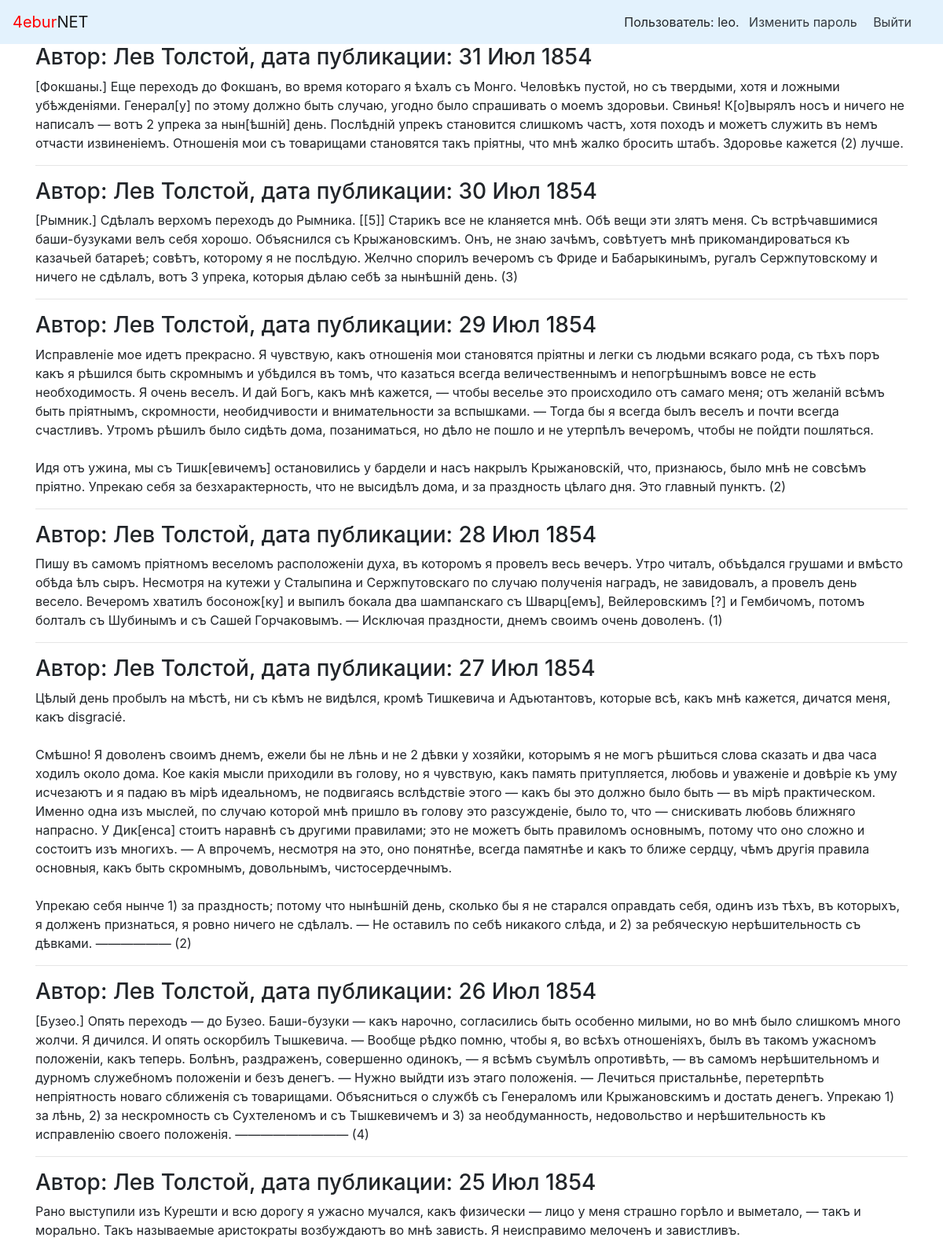
Screenshot of / (signed in, upper part) with the database file from the repository.
### posts/models.py (models this page shows)
class Post(models.Model):
    text = models.TextField()
    pub_date = models.DateTimeField("date published", auto_now_add=True)
    author = models.ForeignKey(User, on_delete=models.CASCADE, related_name="posts")

### posts/views.py (the view)
# urls.py: path("", views.index, name="index")
def index(request):
    latest = Post.objects.order_by('-pub_date')[:11]
    return render(request, "index.html",{"posts": latest})

### templates/index.html (shortened to what this page needs)
<!doctype html>
<html>
    <head>
    </head>
    <body>
        {% extends "base.html" %}
        {% block content %}
        {% for post in posts %}
        <h3>
                Автор: {{ post.author.get_full_name }}, дата публикации: {{ post.pub_date|date:"d M Y" }}
        </h3>
        <p>{{ post.text|linebreaksbr }}</p>
        {% if not forrloop.last%}<hr>{%endif%}
        {% endfor %}
        {% endblock%}

### Users/templates/nav.html
<nav class="navbar navbar-light" style="background-color: #e3f2fd;">
    <a class="navbar-brand" href="/"><span style="color:red">4ebur</span>NET</a>
    <nav class="my-2 my-md-0 mr-md-3">
        {% if user.is_authenticated %}
        Пользователь: {{ user.username }}.
        <a class="p-2 text-dark" href="{% url 'password_change' %}">Изменить пароль</a>
        <a class="p-2 text-dark" href="{% url 'logout' %}">Выйти</a>
        {% else %}
        <a class="p-2 text-dark" href="{% url 'login' %}">Войти</a> |
        <a class="p-2 text-dark" href="{% url 'signup' %}">Регистрация</a>
        {% endif %}
    </nav>
</nav>

### rows the page displays
Post: author.get_full_name "Лев Толстой", pub_date "31 Июл 1854", text "[Фокшаны.] Еще переходъ до Фокшанъ, во время котораго я ѣхалъ съ Монго. Человѣкъ пустой, но съ твердыми, хотя и ложными убѣжденіями. Генерал[у] по этому должно быть случаю, угодно было спрашивать о моемъ здоровьи. Свинья! К[о]вырялъ носъ и ничего не написалъ — вотъ 2 упрека за нын[ѣшній] день. Послѣдній упрекъ становится слишкомъ частъ, хотя походъ и можетъ служить въ немъ отчасти извиненіемъ. Отношенія мои съ товарищами становятся такъ пріятны, что мнѣ жалко бросить штабъ. Здоровье кажется (2) лучше."
Post: author.get_full_name "Лев Толстой", pub_date "30 Июл 1854", text "[Рымник.] Сдѣлалъ верхомъ переходъ до Рымника. [[5]] Старикъ все не кланяется мнѣ. Обѣ вещи эти злятъ меня. Съ встрѣчавшимися баши-бузуками велъ себя хорошо. Объяснился съ Крыжановскимъ. Онъ, не знаю зачѣмъ, совѣтуетъ мнѣ прикомандироваться къ казачьей батареѣ; совѣтъ, которому я не послѣдую. Желчно спорилъ вечеромъ съ Фриде и Бабарыкинымъ, ругалъ Сержпутовскому и ничего не сдѣлалъ, вотъ 3 упрека, которыя дѣлаю себѣ за нынѣшній день. (3)"
Post: author.get_full_name "Лев Толстой", pub_date "29 Июл 1854", text "Исправленіе мое идетъ прекрасно. Я чувствую, какъ отношенія мои становятся пріятны и легки съ людьми всякаго рода, съ тѣхъ поръ какъ я рѣшился быть скромнымъ и убѣдился въ томъ, что казаться всегда величественнымъ и непогрѣшнымъ вовсе не есть необходимость. Я очень веселъ. И дай Богъ, какъ мнѣ кажется, — чтобы веселье это происходило отъ самаго меня; отъ желаній всѣмъ быть пріятнымъ, скромности, необидчивости и внимательности за вспышками. — Тогда бы я всегда былъ веселъ и почти всегда счастливъ. Утромъ рѣшилъ было сидѣть дома, позаниматься, но дѣло не пошло и не утерпѣлъ вечеромъ, чтобы не пойдти пошляться. Идя отъ ужина, мы съ Тишк[евичемъ] остановились у бардели и насъ накрылъ…"
Post: author.get_full_name "Лев Толстой", pub_date "28 Июл 1854", text "Пишу въ самомъ пріятномъ веселомъ расположеніи духа, въ которомъ я провелъ весь вечеръ. Утро читалъ, объѣдался грушами и вмѣсто обѣда ѣлъ сыръ. Несмотря на кутежи у Сталыпина и Сержпутовскаго по случаю полученія наградъ, не завидовалъ, а провелъ день весело. Вечеромъ хватилъ босонож[ку] и выпилъ бокала два шампанскаго съ Шварц[емъ], Вейлеровскимъ [?] и Гембичомъ, потомъ болталъ съ Шубинымъ и съ Сашей Горчаковымъ. — Исключая праздности, днемъ своимъ очень доволенъ. (1)"
Post: author.get_full_name "Лев Толстой", pub_date "27 Июл 1854", text "Цѣлый день пробылъ на мѣстѣ, ни съ кѣмъ не видѣлся, кромѣ Тишкевича и Адъютантовъ, которые всѣ, какъ мнѣ кажется, дичатся меня, какъ disgracié. Смѣшно! Я доволенъ своимъ днемъ, ежели бы не лѣнь и не 2 дѣвки у хозяйки, которымъ я не могъ рѣшиться слова сказать и два часа ходилъ около дома. Кое какія мысли приходили въ голову, но я чувствую, какъ память притупляется, любовь и уваженіе и довѣріе къ уму исчезаютъ и я падаю въ мірѣ идеальномъ, не подвигаясь вслѣдствіе этого — какъ бы это должно было быть — въ мірѣ практическом. Именно одна изъ мыслей, по случаю которой мнѣ пришло въ голову это разсужденіе, было то, что — снискивать любовь ближняго напрасно. У Дик[енса] стоитъ наравнѣ съ другими…"
Post: author.get_full_name "Лев Толстой", pub_date "26 Июл 1854", text "[Бузео.] Опять переходъ — до Бузео. Баши-бузуки — какъ нарочно, согласились быть особенно милыми, но во мнѣ было слишкомъ много жолчи. Я дичился. И опять оскорбилъ Тышкевича. — Вообще рѣдко помню, чтобы я, во всѣхъ отношеніяхъ, былъ въ такомъ ужасномъ положеніи, какъ теперь. Болѣнъ, раздраженъ, совершенно одинокъ, — я всѣмъ съумѣлъ опротивѣть, — въ самомъ нерѣшительномъ и дурномъ служебномъ положеніи и безъ денегъ. — Нужно выйдти изъ этаго положенія. — Лечиться пристальнѣе, перетерпѣть непріятность новаго сближенія съ товарищами. Объясниться о службѣ съ Генераломъ или Крыжановскимъ и достать денегъ. Упрекаю 1) за лѣнь, 2) за нескромность съ Сухтеленомъ и съ Тышкевичемъ и 3) за…"
Post: author.get_full_name "Лев Толстой", pub_date "25 Июл 1854", text "Рано выступили изъ Курешти и всю дорогу я ужасно мучался, какъ физически — лицо у меня страшно горѣло и выметало, — такъ и морально. Такъ называемые аристократы возбуждаютъ во мнѣ зависть. Я неисправимо мелоченъ и завистливъ."

### other values shown
{{ user.username }} "leo"
